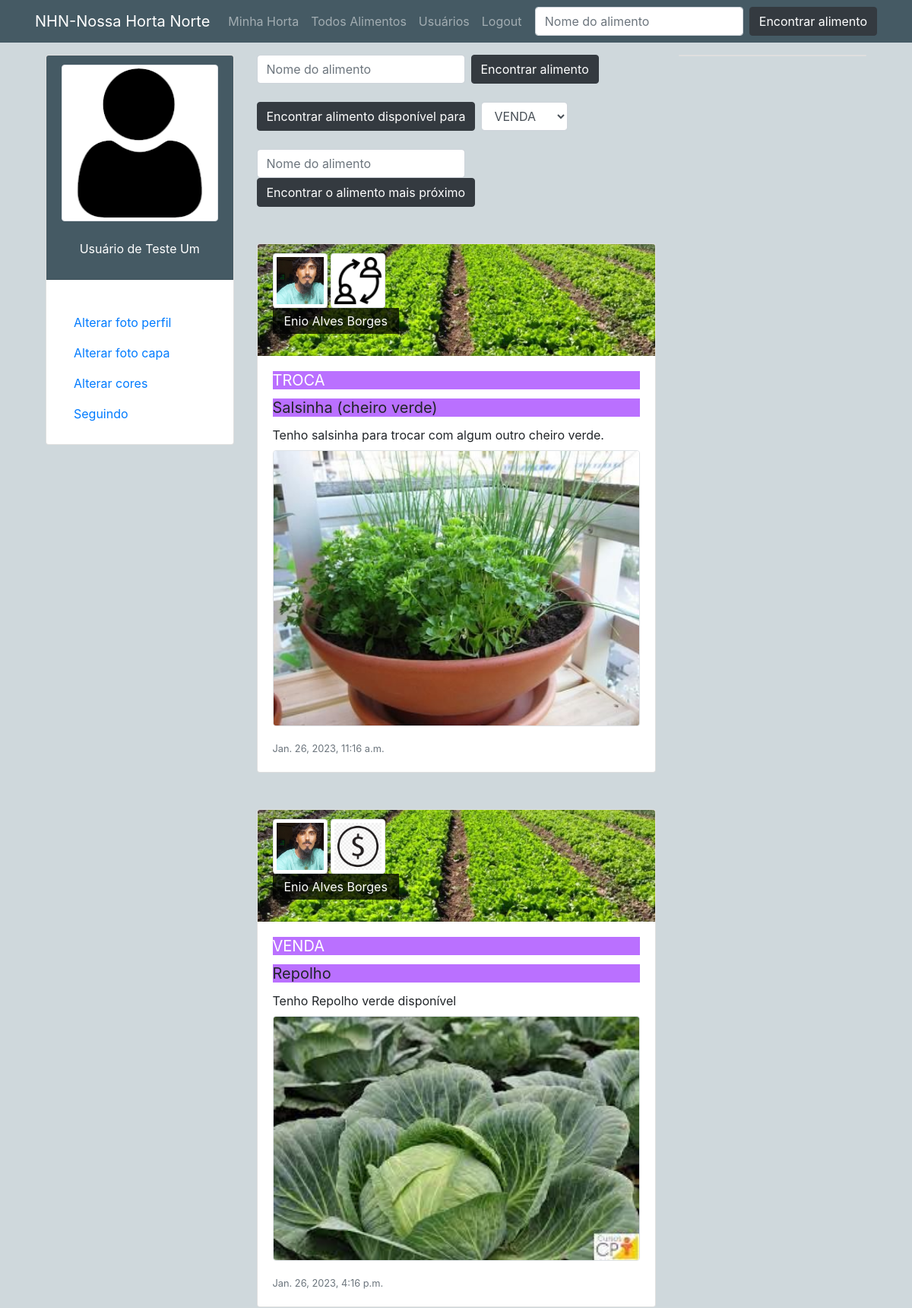
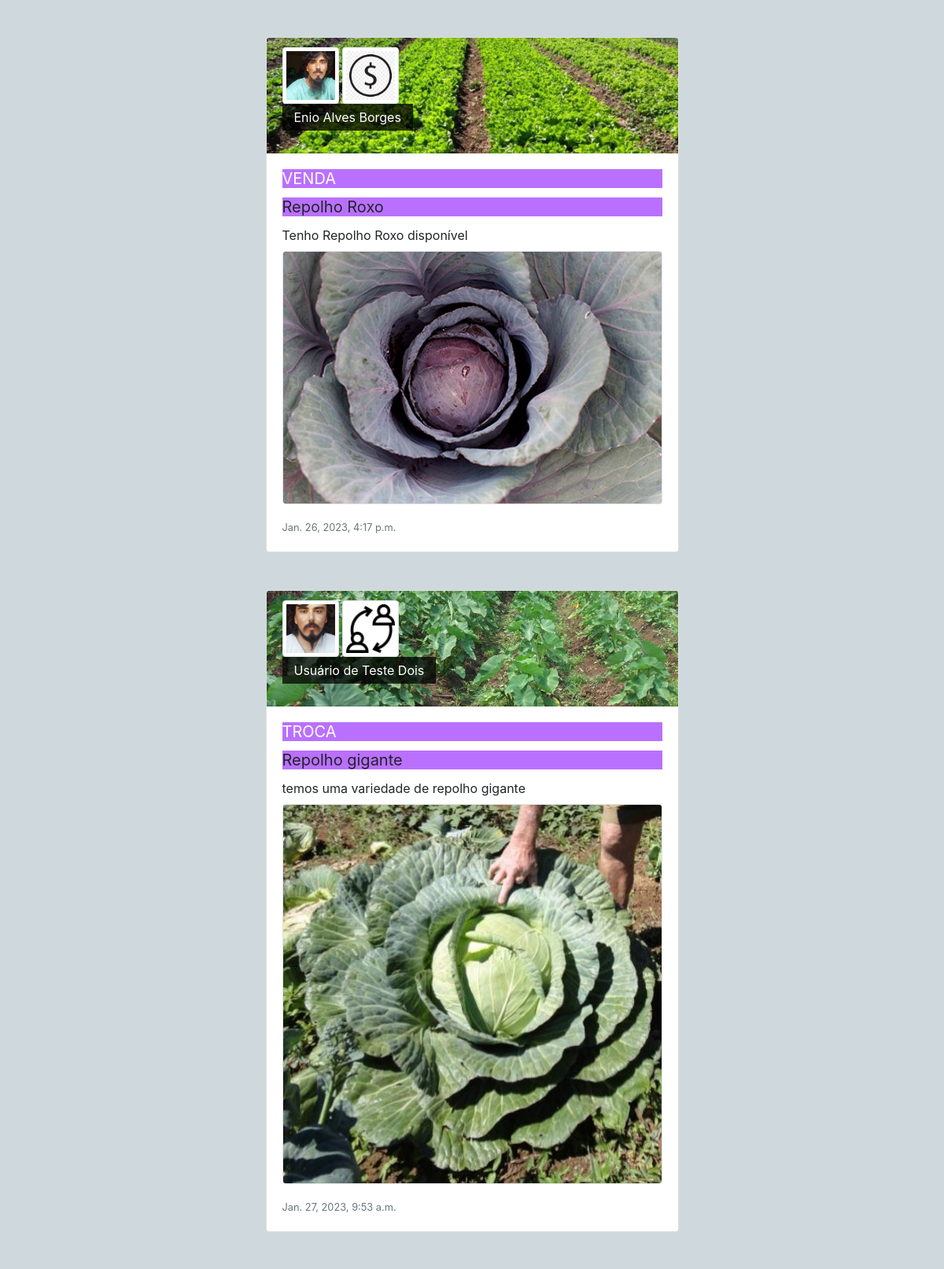
Screenshot of /encontrar/alimento?page=2 (signed in, upper part) with the database file from the repository (2 pictures, top to bottom).
### perfis/models.py (models this page shows, shortened)
class Perfil(models.Model):
    nome = models.CharField(max_length=255, null=False)
    telefone = models.CharField(max_length=15, null=True, blank=True)
    endereco_maps = models.CharField(max_length=255, null=True, blank=True)
    imagem_perfil = models.ImageField(null=True, blank=True, upload_to='uploads/fotoperfil/')
    imagem_capa = models.ImageField(null=True, blank=True, upload_to='uploads/fotocapa/')
    cor = models.CharField(max_length=10, default='#455A64')
    contatos = models.ManyToManyField('self')
    usuario = models.OneToOneField(User, related_name='perfil', on_delete=models.CASCADE)

class Post(models.Model):
    RELACAO_PRODUTO = [
        ("VENDA", "VENDA - Alimento disponível para venda"),
        ("TROCA", "TROCA - Alimento disponível para troca"),
        ("DOAÇÃO", "DOAÇÃO - Alimento disponível para doação")
    ]
    relacao = models.CharField(verbose_name = "Relação", max_length = 10, choices=RELACAO_PRODUTO, default="VENDA")
    titulo = models.CharField(max_length=250)
    text = models.TextField()
    data_postagem = models.DateTimeField(auto_now=True)
    perfil = models.ForeignKey(Perfil, on_delete=models.CASCADE, related_name='posts')
    imagem = models.ImageField(null=True, blank=True, upload_to='uploads/postagem/')

### perfis/views.py (the view)
# urls.py: path('encontrar/alimento', views.buscar_alimento, name='buscar_alimento'),
@login_required(login_url='login')
def buscar_alimento(request):
    encontrados = Post.objects.all()
    if request.method == 'POST':
        query = request.POST.get('buscalimento')
        if len(query) <= 0:
            messages.add_message(request, messages.INFO, 'Digite o Nome do alimento.')
            return redirect('buscar_alimento')
        encontrados = list(Post.objects.filter(titulo__contains=query))
    page = request.GET.get('page', 1)
    paginator = Paginator(encontrados, 9)
    dados = {}
    dados['encontrados'] = encontrados
    dados['perfil_logado'] = request.user.perfil
    try:
        dados['encontrados'] = paginator.page(page)
    except PageNotAnInteger:
        dados['encontrados'] = paginator.page(1)
    except EmptyPage:
        dados['encontrados'] = paginator.page(paginator.num_pages)
    return render(request, 'buscaralimento.html', dados)

### perfis/templates/buscaralimento.html (shortened to what this page needs)
{% extends 'base.html' %}
{% load static %}
{% block main %}
<form method="POST" action="{% url 'buscar_alimento' %}"
    class="form-inline my-2 my-lg-0 form-buscalimento">
    <input class="form-control mr-sm-2" type="search" name="buscalimento" placeholder="Nome do alimento">
    <button class="btn btn-dark my-2 my-sm-0" type="submit">Encontrar alimento</button>
</form><br>
<form method="POST" action="{% url 'buscar_alimento_vtd' %}"
    class="form-inline my-2 my-lg-0 form-buscalimento">
    <button class="btn btn-dark mr-sm-2 my-2 my-sm-0" type="submit">Encontrar alimento disponível para</button>
    <select type="text" class="form-control mr-sm-2" name="buscalimentodisponivelvtd" autofocus>
        <option value="VENDA" selected="">VENDA</option>
    </select>
</form><br>
<form class="form-inline my-2 my-lg-0 form-buscalimento">
    <input class="form-control mr-sm-2" placeholder="Nome do alimento">
    <button class="btn btn-dark my-1 my-sm-0">Encontrar o alimento mais próximo</button>
</form><br>
<div class="infinite-container">
    {% if encontrados %}
    <ul class="list-group full-w">
        {% for encontrado in encontrados %}
        <div class="card post-index my-4 infinite-item" style="max-width: 100%; height: auto;">
            <div class="card-header" style="{% if encontrado.perfil.imagem_capa %} background: url('/media/{{ encontrado.perfil.imagem_capa }}'); {% else %} background: url('{% static '/media/img/bg01.jpg' %}'); {% endif %}
                                                    background-repeat: no-repeat;
                                                    background-size: cover;
                                                    background-position: center;">
                <img src="{% if encontrado.perfil.imagem_perfil %} /media/{{ encontrado.perfil.imagem_perfil }} {% else %} {% static '/media/img/user.png' %} {% endif %}"
                    width="72" alt="Usuário" class="img-thumbnail">
                <img src="{% if encontrado.relacao == 'VENDA' %} {% static '/media/img/sifrao.png' %} {% elif encontrado.relacao == 'TROCA' %} {% static '/media/img/troca.png' %} {% elif encontrado.relacao == 'DOAÇÃO' %} {% static '/media/img/doacao.png' %} {% endif %}" width="72" alt="Usuário" class="img-thumbnail">
                <p class="text-white">{{ encontrado.perfil.nome }}</p>
            </div>
            <div class="card-body">
                <h5 class="card-title text-white">{{ encontrado.relacao }}</h5>
                <h5 class="card-title">{{ encontrado.titulo }}</h5>
                <p class="card-text">
                    {{ encontrado.text }}
                    {% if encontrado.imagem %}
                    <img src="/media/{{ encontrado.imagem }}" alt="Post imagem" class="img-fluid full-w border rounded mt-2">
                    {% endif %}
                </p>
                <p class="card-text">
                    <small class="text-muted">{{ encontrado.data_postagem }}</small>
                </p>
            </div>
		</div>
	{% endfor %}
    </ul>
</div>
    {% else %}
		<div class="full-w alert alert-warning text-center">
			<h2>Nenhum alimento encontrado com este nome</h2>
		</div>
    {% endif %}
{% endblock %}

### perfis/templates/base.html (shortened to what this page needs)
{% load static %}
<!DOCTYPE html>
<html lang="pt-br">
<head>
    <link rel="stylesheet" href="https://stackpath.bootstrapcdn.com/bootstrap/4.3.1/css/bootstrap.min.css"
>
    <link rel="stylesheet" href="{% static '/css/estilo.css' %}" rel="stylesheet">
</head>
<body style="{% if perfil_logado.imagem_capa %} background: url('/media/{{ perfil_logado.imagem_capa }}'); {% else %} background: #CFD8DC; {% endif %}
                background-repeat: no-repeat;
                background-size: cover;
                background-position: center;
                background-attachment: fixed;">
    <div class="navbar-dark fixed-top" style="background: {{ perfil_logado.cor }};">
        <nav class="navbar container navbar-expand-lg">
            <a class="navbar-brand" href="/">NHN-Nossa Horta Norte</a>
            <div class="collapse navbar-collapse" id="navbarSupportedContent">
                <ul class="navbar-nav mr-auto">
                    <li class="nav-item">
                        <a class="nav-link" href="{% url 'minhas_postagens' %}">Minha Horta</a>
                    </li>
                    <li class="nav-item">
                        <a class="nav-link" href="{% url 'todos_alimentos' %}">Todos Alimentos</a>
                    </li>
                    <li class="nav-item">
                        <a class="nav-link" href="{% url 'buscar_usuario' %}">Usuários</a>
                    </li>
                    <li class="nav-item">
                        <a class="nav-link" href="{% url 'deslogar' %}">Logout</a>
                    </li>
                </ul>
                <form method="POST" action="{% url 'buscar_alimento' %}"
                    class="form-inline my-2 my-lg-0 form-buscalimento">
                    <input class="form-control mr-sm-2" type="search" name="buscalimento" placeholder="Nome do alimento">
                    <button class="btn btn-dark my-2 my-sm-0" type="submit">Encontrar alimento</button>
                </form>
            </div>
        </nav>
    </div>
    <main class="mt-5 index">
        <div class="row container">
            <section class="col col-sm-12 col-md-3 col-lg-3 col-xl-3 mt-4 opcoes-do-usuario">
                <div class="card">
                    <div class="card-header center-center" style="background: {{ perfil_logado.cor }};"
                        data-toggle="tooltip" data-placement="bottom" title="Alterar foto do perfil">
                        <img src="{% if perfil_logado.imagem_perfil %} /media/{{ perfil_logado.imagem_perfil }}
                        {% else %} {% static 'media/img/user.png' %} {% endif %}" alt="Usuário" width="100%"
                            class="img-fluid img-thumbnail"><br>
                        <p class="text-white">{{ perfil_logado.nome }}</p>
                    </div>
                    <div class="card-body">
                        <ul class="nav flex-column mt-3">
                            <li class="nav-item"> <a class="nav-link" href="" data-toggle="modal"
                                    data-target="#alterarFotoPerfil">Alterar foto perfil</a> </li>
                            <li class="nav-item"> <a class="nav-link" href="" data-toggle="modal"
                                    data-target="#alterarFotoCapa">Alterar foto capa</a> </li>
                            <li class="nav-item"> <a class="nav-link" href="" data-toggle="modal"
                                    data-target="#alterarCorPerfil">Alterar cores</a> </li>
                            <li class="nav-item"> <a class="nav-link" href="{% url 'conexoes' %}">Seguindo</a> </li>
                        </ul>
                    </div>
                </div>
            </section>
            <div class="col col-sm-12 col-md-12 col-lg-6 col-xl-6 mt-4">
                {% block main %}
                {% endblock %}
            </div>
            <aside class="col col-sm-12 col-md-12 col-lg-3 col-xl-3 mt-4">
                <div class="bg-white card">
                </div>
            </aside>
        </div>
    </main>
</body>
</html>

### perfis/static/css/estilo.css (style rules this page uses)
html, body { height: 100%; }
h5 { background: #8400ff8f; font-weight: normal; }
main.index { min-height: calc(100% - 56px); display: flex; flex-direction: row; justify-content: center; }
.post-index .card-header p { width: fit-content; background: #000000bb; padding: 5px 15px; }
.opcoes-do-usuario { display: flex; flex-direction: column; justify-content: flex-start; align-items: center; }
.center-center { display: flex; flex-direction: column; justify-content: center; align-items: center; }
.full-w { width: 100%; }

### rows the page displays
Perfil: nome "Usuário de Teste Um"
Post: perfil.imagem_capa (picture), perfil.imagem_perfil (picture), perfil.nome "Enio Alves Borges", relacao "TROCA", titulo "Salsinha (cheiro verde)", text "Tenho salsinha para trocar com algum outro cheiro verde.", imagem (picture), data_postagem "Jan. 26, 2023, 11:16 a.m."
Post: perfil.imagem_capa (picture), perfil.imagem_perfil (picture), perfil.nome "Enio Alves Borges", relacao "VENDA", titulo "Repolho", text "Tenho Repolho verde disponível", imagem (picture), data_postagem "Jan. 26, 2023, 4:16 p.m."
Post: perfil.imagem_capa (picture), perfil.imagem_perfil (picture), perfil.nome "Enio Alves Borges", relacao "VENDA", titulo "Repolho Roxo", text "Tenho Repolho Roxo disponível", imagem (picture), data_postagem "Jan. 26, 2023, 4:17 p.m."
Post: perfil.imagem_capa (picture), perfil.imagem_perfil (picture), perfil.nome "Usuário de Teste Dois", relacao "TROCA", titulo "Repolho gigante", text "temos uma variedade de repolho gigante", imagem (picture), data_postagem "Jan. 27, 2023, 9:53 a.m."
